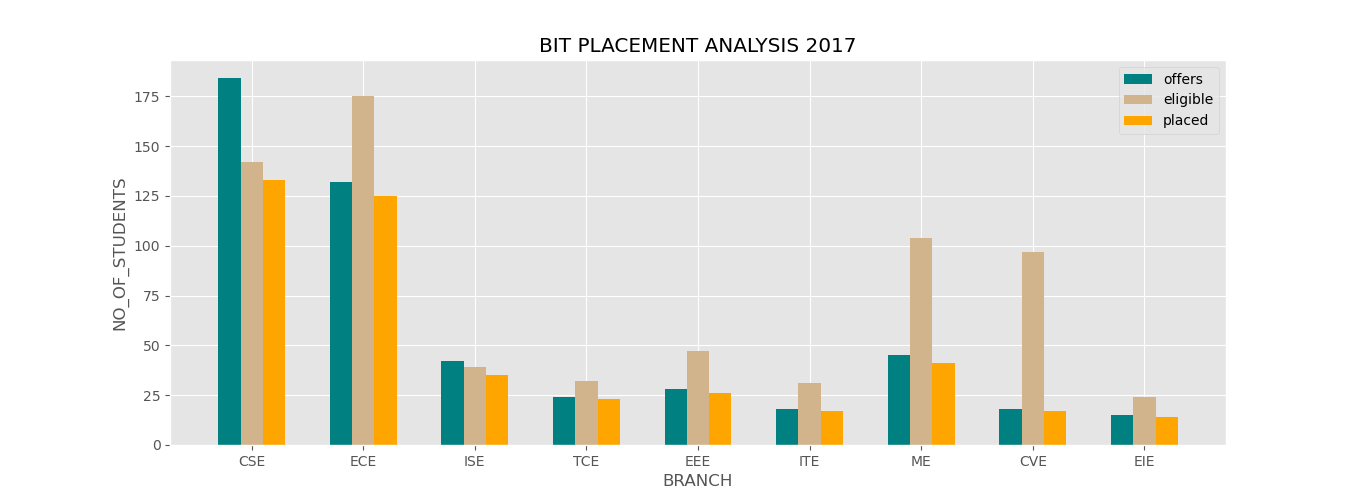

The script that drew this image:
#BIT placement analysis for the academic year 2017

import matplotlib.pyplot as plt
import numpy as np
from matplotlib import style
%matplotlib inline

plt.rcParams['figure.figsize']=(15,5)

style.use('ggplot')

BRANCH=['CSE','ECE','ISE','TCE','EEE','ITE','ME','CVE','EIE']
OFFERS=[184,132,42,24,28,18,45,18,15] 
ELIGIBLE=[142,175,39,32,47,31,104,97,24] 
PLACED=[133,125,35,23,26,17,41,17,14]

xpos=np.arange(len(BRANCH))
#print(xpos)

plt.xticks(xpos,BRANCH)
plt.title("BIT PLACEMENT ANALYSIS 2017")
plt.xlabel("BRANCH")
plt.ylabel("NO_OF_STUDENTS")

plt.bar(xpos-0.2,OFFERS,color='teal',width=0.2,label="offers")
plt.bar(xpos,ELIGIBLE,color='tan',width=0.2,label="eligible")
plt.bar(xpos+0.2,PLACED,color='orange',width=0.2,label="placed")
plt.legend()
plt.show()
